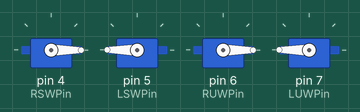
Recording of a sketch running on a simulated Arduino Uno, built with avr-gcc and run on an emulated ATmega328P. Parts: 4 × servo.

Above: at 4.05 s.
At 8.05 s:
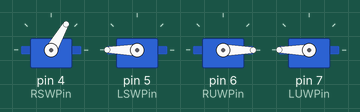
At 10.0 s:
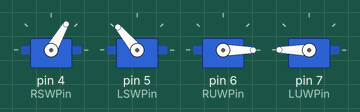
At 11.0 s:
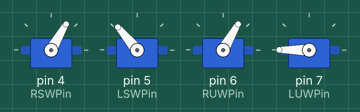
At 12.0 s:
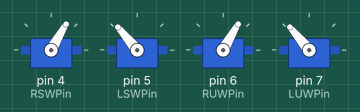
Timing chart, 0 to 14.4 s (numbered marks = the images above):
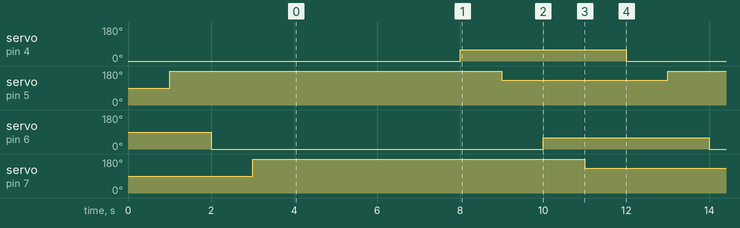

The sketch:

Servo.ino
```cpp
#include <Servo.h>

#define RSWPin 4
#define LSWPin 5
#define RUWPin 6
#define LUWPin 7

int RSW_value = 0;
int LSW_value = 0;
int RUW_value = 0;
int LUW_value = 0;

Servo RSW;    //Right Side Window
Servo LSW;    //Left Side Window
Servo RUW;    //Right Up Window
Servo LUW;    //Left Up Window

void setup() {
  Serial.begin(9600);

  RSW.attach(RSWPin);
  LSW.attach(LSWPin);
  RUW.attach(RUWPin);
  LUW.attach(LUWPin);

  RSW.write(0);
  delay(1000);
  LSW.write(180);
  delay(1000);
  RUW.write(0);
  delay(1000);
  LUW.write(180);
  delay(1000);
}

void loop() {
  RSW.write(0);
  delay(1000);
  LSW.write(180);
  delay(1000);
  RUW.write(0);
  delay(1000);
  LUW.write(180);
  delay(1000);
  RSW.write(60);
  delay(1000);
  LSW.write(130);
  delay(1000);
  RUW.write(60);
  delay(1000);
  LUW.write(130);
  delay(1000);
}
```

Measured:
- by itself, servo on pin 4 (RSWPin): alternates 60° for 4.0 s and 0° for 4.0 s
- by itself, servo on pin 5 (LSWPin), servo on pin 7 (LUWPin): repeats every 8.0 s: 130° 4.0 s, 180° 4.0 s
- by itself, servo on pin 6 (RUWPin): repeats every 8.0 s: 60° 4.0 s, 0° 4.0 s
